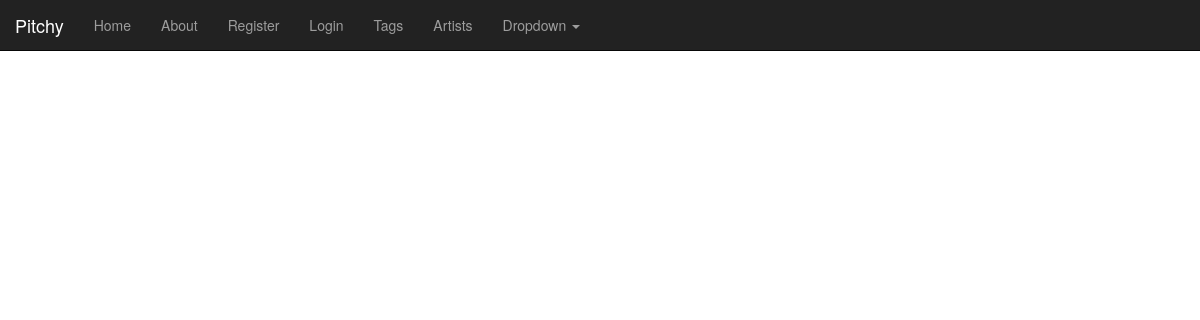
The page /artists/ on the database as committed earlier.
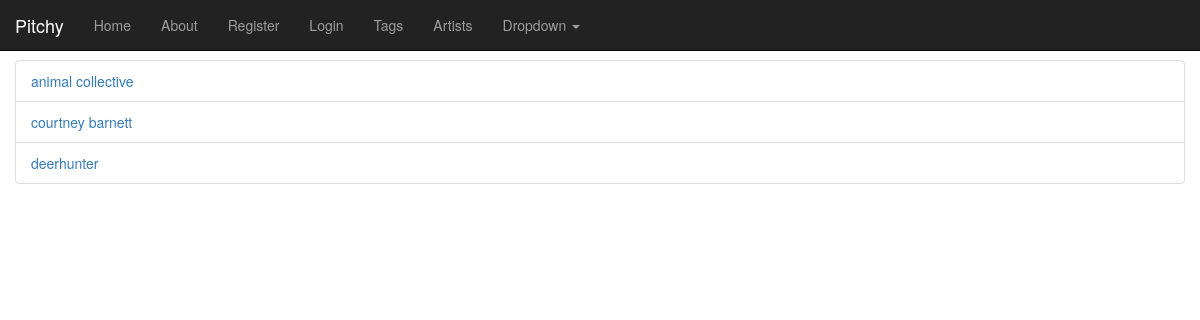
The same page on the database as committed later.
### cherry/models.py (models this page shows, shortened)
class Artist(models.Model):
    name = models.CharField(max_length=128, unique=True)
    tags = models.ManyToManyField('Tag', through=TagArtist)
    slug = models.SlugField(unique=True)
    class Meta:
        ordering = ('name', )

### cherry/views.py (the view)
# urls.py: url(r'^artists/$', views.artists, name='artists'),
def artists(request):
    artist_list = Artist.objects.all()
    context_dict = {'artists': artist_list}
    return render(request, 'cherry/artists.html', context_dict)

### templates/cherry/artists.html (shortened to what this page needs)
{% extends 'base.html' %}
{% block body_block %}
    <div class="row">
        {% if artists %}
        <ul class="list-group">
            {% for artist in artists %}
                <li class="list-group-item"><a href="{% url 'artist' artist.slug %}">{{ artist.name }}</a></li>
            {% endfor %}
        </ul>
        {% endif %}
    </div>
{% endblock %}

Rows that differ between the two databases and show on the page:
added Artist: name "animal collective"
added Artist: name "courtney barnett"
added Artist: name "deerhunter"
